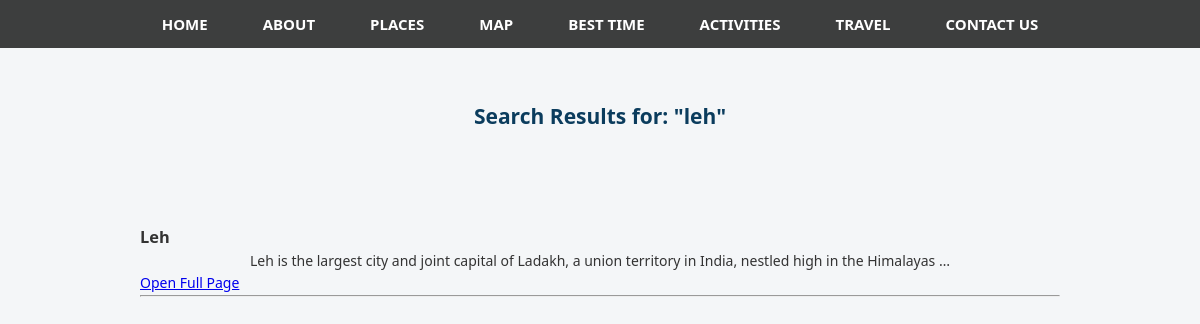
/search/?q=leh, run on the app's committed database.
### tourism/models.py (models this page shows, shortened)
class Place(models.Model):
    name = models.CharField(max_length=200)
    slug = models.SlugField(unique=True)   # like leh, kargil, pangong-lake
    description = models.TextField()
    culture = models.TextField(blank=True)
    ethnicity = models.TextField(blank=True)
    best_time = models.CharField(max_length=200, blank=True)
    how_to_reach = models.TextField(blank=True)
    image = models.ImageField(upload_to='places/', blank=True, null=True)

### tourism/views.py (the view)
# urls.py: path('search/', views.search_place, name='search_place'),
def search_place(request):
    query = request.GET.get("q", "")
    results = Place.objects.filter(name__icontains=query) if query else []
    return render(request, "search.html", {"query": query, "results": results})

### tourism/templates/search.html (shortened to what this page needs)
{% load static %}
<!DOCTYPE html>
<html lang="en">
    <head>
<link rel="stylesheet" href="{% static 'index.css' %}">
<link rel="stylesheet" href="{% static 'style.css' %}">
    </head>
<body>
    {% include 'head.html' %}
<h2 class="g">Search Results for: "{{ query }}"</h2>
<section class="search-s">
{% if results %}
    {% for place in results %}
        <div>
            <h3>{{ place.name }}</h3>
            <p>{{ place.description|truncatewords:20 }}</p>
            <a href="{% url 'place_detail' place.slug %}">
                Open Full Page
            </a>
        </div>
        <hr>
    {% endfor %}
{% else %}
    <p>No results found.</p>
{% endif %}
</section>
</body>
</html>

### tourism/static/index.css (style rules this page uses)
body { margin: 0; font-size: 14px; font-weight: normal; overflow-x: hidden; font-family: Arial, sans-serif; line-height: 1.6; }
section { padding: 50px; }
h2 { text-align: center; color: #0b3c5d; }
* { margin: 0; padding: 0; box-sizing: border-box; font-family: Arial, sans-serif; }
.g { margin-top: 100px; text-align: center; }
.search-s { margin: 20px; }

### tourism/static/style.css (style rules this page uses)
* { margin: 0; padding: 0; box-sizing: border-box; font-family: "Segoe UI", Tahoma, sans-serif; }
body { background-color: #f4f6f8; color: #333; line-height: 1.6; }
section { padding: 70px 10%; }
section p { text-align: center; max-width: 800px; margin: auto; }

### data on the page
Place: name "Leh", description "Leh is the largest city and joint capital of Ladakh, a union territory in India, nestled high in the Himalayas …"

### other printed values
{{ query }} "leh"
